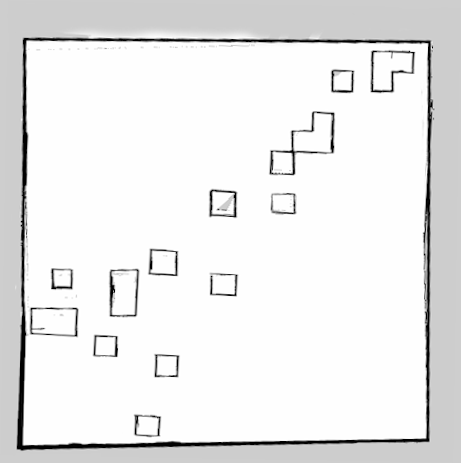
#> input picture src/mapola.pgm, 461 x 463 px
$ python Astar.py
#> lines starting #> are read from the running program, lines starting #| are printed output that depends on the picture; after the words box and inside, x2 and y2 are one past the last pixel; in counts of white or black regions, pixels touching at a corner belong together
from matplotlib import pyplot as plt
import math
import time

INICIO =(56,56)
OBJETIVO =(200,264)

DIRECTIONS = [(-1, -1), (-1, 1), (1, -1), (1, 1),
    (-1, 0), (1, 0), (0, -1), (0, 1)]

DIAGONALS = [(-1,0), (1,0), (0,1), (0,-1)]
STRAIGHTS = [(-1,-1), (-1,1), (1,-1), (1,1)]

MAPA = open('/home/bibo/aprendendo_ros2/src/mapola.pgm', 'rb')


class Astar:

    def __init__(self):
        print('Iniciando Astar Algorithm...')
        self.g = {}
        self.g[tuple(INICIO)]=0
        self.f = {}
        self.path = []

    def plot_map(self, matrix, path=None):
        plt.plot(INICIO[0], INICIO[1], 'ro')
        plt.plot(OBJETIVO[0], OBJETIVO[1], 'go')

        if path:
            for point in path:
                plt.plot(point[0], point[1], 'bo')
        plt.imshow(matrix, interpolation='nearest', cmap='viridis')


    # CÁLCULOS E FUNÇÔES

    def cost(self, previous, current):
        if previous not in self.g:
            self.g[previous] = 0

        if current not in self.g:
            g_cost = self.g[previous]

            for direction in DIAGONALS:
                neighbor = (current[0] + direction[0], current[1] + direction[1])
                if neighbor == previous:
                    g_cost += 1.4
                    break
            for direction in STRAIGHTS:
                neighbor = (current[0] + direction[0], current[1] + direction[1])
                if neighbor == previous:
                    g_cost += 1.0
                    break

            self.g[current] = g_cost

        return self.g[current]


    def heuristica(self,current):

        h_cost = math.sqrt((current[0]-OBJETIVO[0])**2 + (current[1]-OBJETIVO[1])**2)


        return h_cost

    def funcao_avaliativa(self,previous, current):
        if current not in self.f:

            f_cost = self.cost(previous,current) + self.heuristica(current)

            self.f[current] = f_cost

        return self.f[current]

    def search(self,cell):
        next_cell = cell
        best_cost = float('inf')

        for direction in DIRECTIONS:
            neighbor = (cell[0] + direction[0], cell[1] + direction[1])

            if 0 <= neighbor[0] < len(self.mapa) and 0 <= neighbor[1] < len(self.mapa[0]):
                if self.mapa[neighbor[0]][neighbor[1]] != 0:

                    if (neighbor in self.path) or (neighbor in self.f) :
                        continue

                    f = self.funcao_avaliativa(cell,neighbor)
                    #print(f'Checking {neighbor} with f {f}')
                    if f == best_cost:
                        neighbor_h = self.heuristica(neighbor)
                        current_best_h = self.heuristica(next_cell)
                        #print(f'COMPARING H VALUES: {neighbor}: {neighbor_h}, {next_cell}:{current_best_h}')
                        if(neighbor_h<current_best_h):
                            best_cost = f
                            next_cell = neighbor

                    if f < best_cost:
                        best_cost = f
                        next_cell = neighbor


        #print(f'Heading to {next_cell} with f {best_cost}\n\n')
        return next_cell


    def run(self):
        self.mapa = plt.imread(MAPA)
#> self.mapa is the input picture: shape (463, 461); min 0, max 255, mean 234
        self.mapa = 1.0 * (self.mapa > 250) # PRETO E BRANCO: preto = 0.0, branco = 1.0
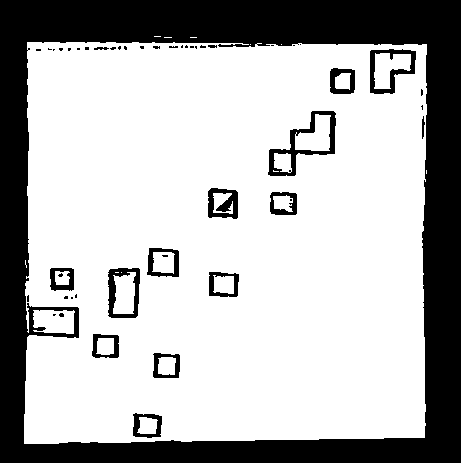
#> self.mapa: shape (463, 461) float64; values 0 (black) and 1 (white), 70.8% white; 48 black regions (32 under 20 px), largest, box (x1, y1, x2, y2) and area: (0, 0, 461, 463) 55987, (268, 111, 336, 176) 1093, (370, 49, 416, 94) 720

        current = INICIO
        previous = None
        while current != OBJETIVO:
            self.path.append(current)
            next_cell = self.search(current)
            previous = current
            current = next_cell
            if next_cell == previous:
                print('SOU BURRO')
                break


        self.path.append(current)
        print(f'OBJETIVO REACHED') if current == OBJETIVO else None
        self.plot_map(self.mapa,self.path)
        plt.show()
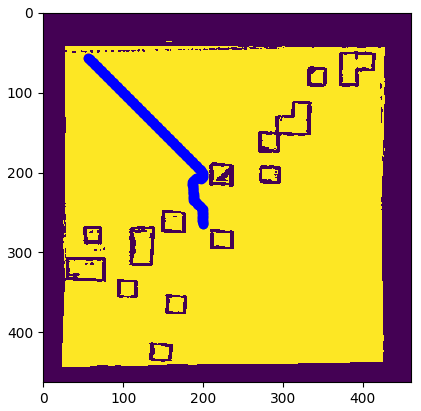
#> figure drawn by matplotlib, 1 panel


if __name__ == '__main__':
    try:
        Astar().run()
    except KeyboardInterrupt:
        pass
